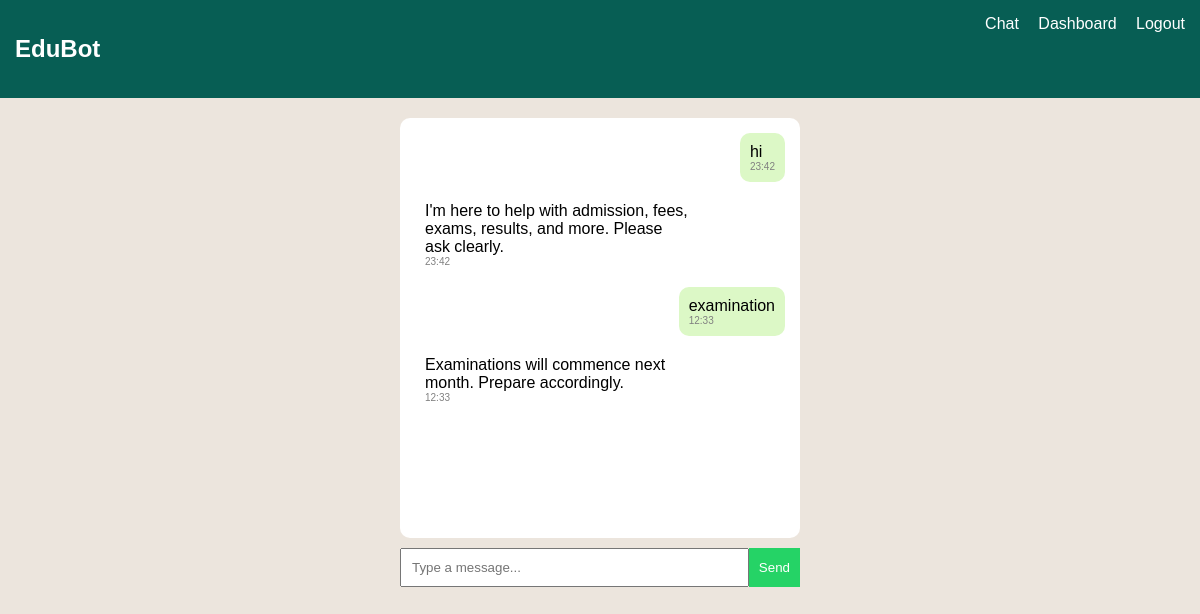
/ (signed in), run on the app's committed database.
### tables this page shows
CREATE TABLE messages(
        id INTEGER PRIMARY KEY AUTOINCREMENT,
        user_id INTEGER,
        sender TEXT,
        message TEXT,
        timestamp TEXT);

### app.py (the view, shortened to what this page needs)
@app.route("/", methods=["GET", "POST"])
@login_required
@limiter.limit("10 per minute")
def chat():
    user_id = session.get("_user_id")
    conn = sqlite3.connect("database.db")
    c = conn.cursor()
    c.execute("SELECT sender, message, timestamp FROM messages WHERE user_id=?", (user_id,))
    chats = c.fetchall()
    conn.close()
    return render_template("chat.html", chats=chats)

### app.py (called while the page is built)
@login_manager.user_loader
def load_user(user_id):
    return User(user_id)

### templates/chat.html
{% extends "base.html" %}
{% block content %}
<div class="chat-container">
<div class="chat-box">
    {% for sender, message, time in chats %}
        {% if sender == "user" %}
            <div class="user">
                {{ message }}
                <small>{{ time }}</small>
            </div>
        {% else %}
            <div class="bot">
                {{ message }}
                <small>{{ time }}</small>
            </div>
        {% endif %}
    {% endfor %}
</div>
<form method="post" class="input-box">
    <input name="message" placeholder="Type a message..." required>
    <button>Send</button>
</form>
</div>
{% endblock %}

### static/style.css (style rules this page uses)
body { font-family: Arial; background: #ece5dd; margin: 0; }
.chat-container { width: 400px; margin: 20px auto; }
.chat-box { height: 400px; background: white; overflow-y: scroll; padding: 10px; display: flex; flex-direction: column; border-radius: 10px; }
.user { background: #dcf8c6; padding: 10px; margin: 5px; align-self: flex-end; border-radius: 10px; max-width: 70%; }
.bot { background: #fff; padding: 10px; margin: 5px; align-self: flex-start; border-radius: 10px; max-width: 70%; }
small { font-size: 10px; color: gray; display: block; }
.input-box { display: flex; margin-top: 10px; }
.input-box input { flex: 1; padding: 10px; }
.input-box button { background: #25d366; border: none; padding: 10px; color: white; }

### data on the page
messages: message "hi", timestamp "23:42"
messages: message "I'm here to help with admission, fees, exams, results, and more. Please ask clearly.", timestamp "23:42"
messages: message "examination", timestamp "12:33"
messages: message "Examinations will commence next month. Prepare accordingly.", timestamp "12:33"
